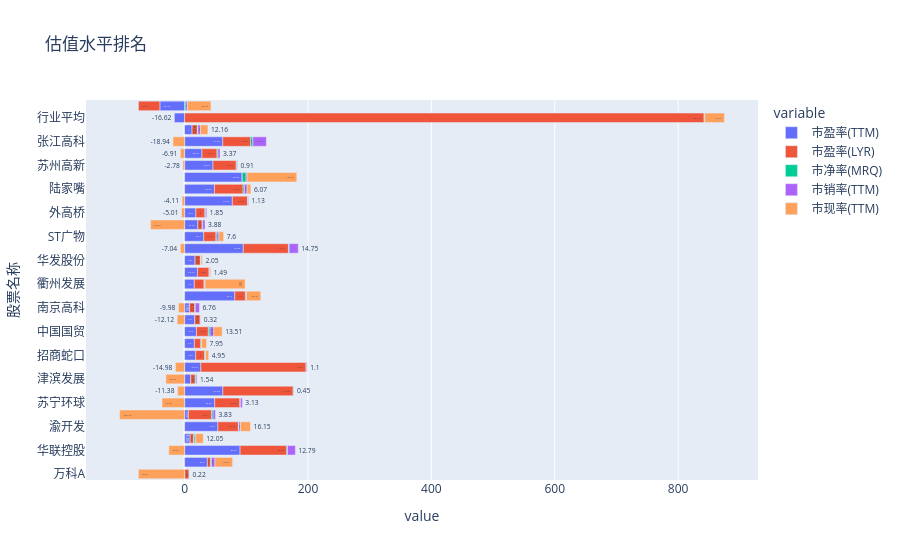

The notebook cell saved with this chart:
### Code cell
fig.show(config={'scrollZoom':True})

### Figure 1 — Plotly figure (JSON) as saved in the notebook; plotly's stock layout.template omitted (floating-point values rounded to 4 significant figures)
{"data": [{"alignmentgroup": "True", "hovertemplate": "<b>%{hovertext}</b><br><br>variable=市盈率(TTM)<br>value=%{x}<br>股票名称=%{y}<extra></extra>", "hovertext": ["万科A", "沙河股份", "华联控股", "京基智农", "渝开发", "新华联", "苏宁环球", "中国武夷", "津滨发展", "天保基建", "招商蛇口", "滨江集团", "中国国贸", "保利发展", "南京高科", "卧龙地产", "衢州发展", "城建发展", "华发股份", "华丽家族", "ST广物", "浦东金桥", "外高桥", "信达地产", "陆家嘴", "珠江股份", "苏州高新", "上海临港", "张江高科", "中新集团", "行业平均", "市场平均"], "legendgroup": "市盈率(TTM)", "marker": {"color": "#636efa", "pattern": {"shape": ""}}, "name": "市盈率(TTM)", "offsetgroup": "市盈率(TTM)", "orientation": "h", "showlegend": true, "textposition": "auto", "texttemplate": "%{x:}", "type": "bar", "x": [0, 36.8, 89.91, 8.86, 53.9, 6.05, 48.68, 62.03, 9.75, 26.26, 17.94, 15.74, 19.12, 16.34, 7.86, 81.4, 15.64, 20.79, 16.82, 95.05, 30.9, 21.42, 18.24, 77.34, 48.33, 93.36, 45.93, 28.04, 61.84, 11.98, -16.62, -40.15], "xaxis": "x", "y": ["万科A", "沙河股份", "华联控股", "京基智农", "渝开发", "新华联", "苏宁环球", "中国武夷", "津滨发展", "天保基建", "招商蛇口", "滨江集团", "中国国贸", "保利发展", "南京高科", "卧龙地产", "衢州发展", "城建发展", "华发股份", "华丽家族", "ST广物", "浦东金桥", "外高桥", "信达地产", "陆家嘴", "珠江股份", "苏州高新", "上海临港", "张江高科", "中新集团", "行业平均", "市场平均"], "yaxis": "y"}, {"alignmentgroup": "True", "hovertemplate": "<b>%{hovertext}</b><br><br>variable=市盈率(LYR)<br>value=%{x}<br>股票名称=%{y}<extra></extra>", "hovertext": ["万科A", "沙河股份", "华联控股", "京基智农", "渝开发", "新华联", "苏宁环球", "中国武夷", "津滨发展", "天保基建", "招商蛇口", "滨江集团", "中国国贸", "保利发展", "南京高科", "卧龙地产", "衢州发展", "城建发展", "华发股份", "华丽家族", "ST广物", "浦东金桥", "外高桥", "信达地产", "陆家嘴", "珠江股份", "苏州高新", "上海临港", "张江高科", "中新集团", "行业平均", "市场平均"], "legendgroup": "市盈率(LYR)", "marker": {"color": "#EF553B", "pattern": {"shape": ""}}, "name": "市盈率(LYR)", "offsetgroup": "市盈率(LYR)", "orientation": "h", "showlegend": true, "textposition": "auto", "texttemplate": "%{x:}", "type": "bar", "x": [7.22, 5.19, 75.63, 5.53, 33.28, 37.71, 40.99, 114.0, 7.43, 170.6, 14.62, 10.52, 19.37, 8.92, 8.71, 17.13, 15.91, 18.83, 8.85, 73.24, 19.91, 6.93, 14.64, 24.49, 46.51, 0, 37.77, 24.57, 45.35, 8.83, 842.1, -34.74], "xaxis": "x", "y": ["万科A", "沙河股份", "华联控股", "京基智农", "渝开发", "新华联", "苏宁环球", "中国武夷", "津滨发展", "天保基建", "招商蛇口", "滨江集团", "中国国贸", "保利发展", "南京高科", "卧龙地产", "衢州发展", "城建发展", "华发股份", "华丽家族", "ST广物", "浦东金桥", "外高桥", "信达地产", "陆家嘴", "珠江股份", "苏州高新", "上海临港", "张江高科", "中新集团", "行业平均", "市场平均"], "yaxis": "y"}, {"alignmentgroup": "True", "hovertemplate": "<b>%{hovertext}</b><br><br>variable=市净率(MRQ)<br>value=%{x}<br>股票名称=%{y}<extra></extra>", "hovertext": ["万科A", "沙河股份", "华联控股", "京基智农", "渝开发", "新华联", "苏宁环球", "中国武夷", "津滨发展", "天保基建", "招商蛇口", "滨江集团", "中国国贸", "保利发展", "南京高科", "卧龙地产", "衢州发展", "城建发展", "华发股份", "华丽家族", "ST广物", "浦东金桥", "外高桥", "信达地产", "陆家嘴", "珠江股份", "苏州高新", "上海临港", "张江高科", "中新集团", "行业平均", "市场平均"], "legendgroup": "市净率(MRQ)", "marker": {"color": "#00cc96", "pattern": {"shape": ""}}, "name": "市净率(MRQ)", "offsetgroup": "市净率(MRQ)", "orientation": "h", "showlegend": true, "textposition": "auto", "texttemplate": "%{x:}", "type": "bar", "x": [0.38, 1.64, 1.21, 2.33, 0.95, 2.41, 0.77, 0.85, 1.27, 0.63, 0.95, 1, 2.59, 0.55, 0.71, 0.74, 0.59, 0.51, 0.78, 1.17, 1.68, 0.89, 1.09, 0.5, 2.07, 6.11, 1.02, 1.4, 3.42, 0.83, 0.71, 2.18], "xaxis": "x", "y": ["万科A", "沙河股份", "华联控股", "京基智农", "渝开发", "新华联", "苏宁环球", "中国武夷", "津滨发展", "天保基建", "招商蛇口", "滨江集团", "中国国贸", "保利发展", "南京高科", "卧龙地产", "衢州发展", "城建发展", "华发股份", "华丽家族", "ST广物", "浦东金桥", "外高桥", "信达地产", "陆家嘴", "珠江股份", "苏州高新", "上海临港", "张江高科", "中新集团", "行业平均", "市场平均"], "yaxis": "y"}, {"alignmentgroup": "True", "hovertemplate": "<b>%{hovertext}</b><br><br>variable=市销率(TTM)<br>value=%{x}<br>股票名称=%{y}<extra></extra>", "hovertext": ["万科A", "沙河股份", "华联控股", "京基智农", "渝开发", "新华联", "苏宁环球", "中国武夷", "津滨发展", "天保基建", "招商蛇口", "滨江集团", "中国国贸", "保利发展", "南京高科", "卧龙地产", "衢州发展", "城建发展", "华发股份", "华丽家族", "ST广物", "浦东金桥", "外高桥", "信达地产", "陆家嘴", "珠江股份", "苏州高新", "上海临港", "张江高科", "中新集团", "行业平均", "市场平均"], "legendgroup": "市销率(TTM)", "marker": {"color": "#ab63fa", "pattern": {"shape": ""}}, "name": "市销率(TTM)", "offsetgroup": "市销率(TTM)", "orientation": "h", "showlegend": true, "textposition": "auto", "texttemplate": "%{x:}", "type": "bar", "x": [0.22, 5.56, 12.79, 1.36, 2.55, 3.83, 3.13, 0.45, 1.54, 1.1, 0.52, 0.41, 6.17, 0.32, 6.76, 0.99, 0.94, 0.65, 0.29, 14.75, 3.11, 3.88, 1.85, 1.13, 4.41, 1.78, 0.91, 3.37, 21.91, 3.97, 0.51, 2.59], "xaxis": "x", "y": ["万科A", "沙河股份", "华联控股", "京基智农", "渝开发", "新华联", "苏宁环球", "中国武夷", "津滨发展", "天保基建", "招商蛇口", "滨江集团", "中国国贸", "保利发展", "南京高科", "卧龙地产", "衢州发展", "城建发展", "华发股份", "华丽家族", "ST广物", "浦东金桥", "外高桥", "信达地产", "陆家嘴", "珠江股份", "苏州高新", "上海临港", "张江高科", "中新集团", "行业平均", "市场平均"], "yaxis": "y"}, {"alignmentgroup": "True", "hovertemplate": "<b>%{hovertext}</b><br><br>variable=市现率(TTM)<br>value=%{x}<br>股票名称=%{y}<extra></extra>", "hovertext": ["万科A", "沙河股份", "华联控股", "京基智农", "渝开发", "新华联", "苏宁环球", "中国武夷", "津滨发展", "天保基建", "招商蛇口", "滨江集团", "中国国贸", "保利发展", "南京高科", "卧龙地产", "衢州发展", "城建发展", "华发股份", "华丽家族", "ST广物", "浦东金桥", "外高桥", "信达地产", "陆家嘴", "珠江股份", "苏州高新", "上海临港", "张江高科", "中新集团", "行业平均", "市场平均"], "legendgroup": "市现率(TTM)", "marker": {"color": "#FFA15A", "pattern": {"shape": ""}}, "name": "市现率(TTM)", "offsetgroup": "市现率(TTM)", "orientation": "h", "showlegend": true, "textposition": "auto", "texttemplate": "%{x:}", "type": "bar", "x": [-75.01, 28.55, -25.67, 12.05, 16.15, -105.4, -36.69, -11.38, -30.34, -14.98, 4.95, 7.95, 13.51, -12.12, -9.98, 23.18, 65, 1.49, 2.05, -7.04, 7.6, -55.22, -5.01, -4.11, 6.07, 80.56, -2.78, -6.91, -18.94, 12.16, 31.66, 37.97], "xaxis": "x", "y": ["万科A", "沙河股份", "华联控股", "京基智农", "渝开发", "新华联", "苏宁环球", "中国武夷", "津滨发展", "天保基建", "招商蛇口", "滨江集团", "中国国贸", "保利发展", "南京高科", "卧龙地产", "衢州发展", "城建发展", "华发股份", "华丽家族", "ST广物", "浦东金桥", "外高桥", "信达地产", "陆家嘴", "珠江股份", "苏州高新", "上海临港", "张江高科", "中新集团", "行业平均", "市场平均"], "yaxis": "y"}], "layout": {"barmode": "relative", "dragmode": "pan", "legend": {"title": {"text": "variable"}, "tracegroupgap": 0}, "title": {"text": "估值水平排名"}, "xaxis": {"anchor": "y", "domain": [0, 1], "title": {"text": "value"}}, "yaxis": {"anchor": "x", "domain": [0, 1], "title": {"text": "股票名称"}}}}
